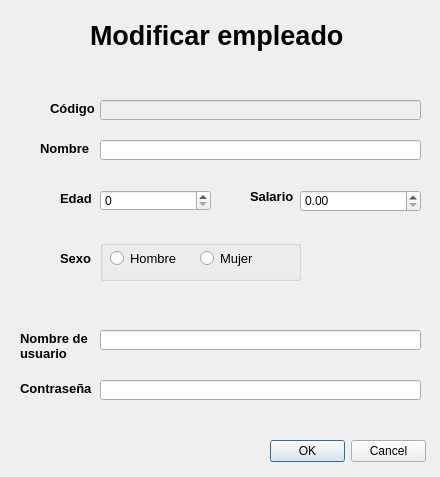
<?xml version="1.0" encoding="UTF-8"?>
<ui version="4.0">
 <class>ModificarEmpleado</class>
 <widget class="QDialog" name="ModificarEmpleado">
  <property name="geometry">
   <rect>
    <x>0</x>
    <y>0</y>
    <width>440</width>
    <height>477</height>
   </rect>
  </property>
  <property name="windowTitle">
   <string>Modificar empleado</string>
  </property>
  <widget class="QLabel" name="label_2">
   <property name="geometry">
    <rect>
     <x>60</x>
     <y>190</y>
     <width>31</width>
     <height>16</height>
    </rect>
   </property>
   <property name="font">
    <font>
     <pointsize>10</pointsize>
     <weight>75</weight>
     <bold>true</bold>
    </font>
   </property>
   <property name="text">
    <string>Edad</string>
   </property>
  </widget>
  <widget class="QLabel" name="label_5">
   <property name="geometry">
    <rect>
     <x>20</x>
     <y>330</y>
     <width>71</width>
     <height>31</height>
    </rect>
   </property>
   <property name="font">
    <font>
     <pointsize>10</pointsize>
     <weight>75</weight>
     <bold>true</bold>
    </font>
   </property>
   <property name="text">
    <string>Nombre de
usuario</string>
   </property>
  </widget>
  <widget class="QLineEdit" name="lineEditUsuario">
   <property name="geometry">
    <rect>
     <x>100</x>
     <y>330</y>
     <width>321</width>
     <height>20</height>
    </rect>
   </property>
  </widget>
  <widget class="QLabel" name="label_7">
   <property name="geometry">
    <rect>
     <x>90</x>
     <y>20</y>
     <width>271</width>
     <height>31</height>
    </rect>
   </property>
   <property name="font">
    <font>
     <pointsize>20</pointsize>
     <weight>75</weight>
     <bold>true</bold>
    </font>
   </property>
   <property name="text">
    <string>Modificar empleado</string>
   </property>
  </widget>
  <widget class="QLabel" name="label_6">
   <property name="geometry">
    <rect>
     <x>20</x>
     <y>380</y>
     <width>81</width>
     <height>16</height>
    </rect>
   </property>
   <property name="font">
    <font>
     <pointsize>10</pointsize>
     <weight>75</weight>
     <bold>true</bold>
    </font>
   </property>
   <property name="text">
    <string>Contraseña</string>
   </property>
  </widget>
  <widget class="QLabel" name="label">
   <property name="geometry">
    <rect>
     <x>40</x>
     <y>140</y>
     <width>51</width>
     <height>16</height>
    </rect>
   </property>
   <property name="font">
    <font>
     <pointsize>10</pointsize>
     <weight>75</weight>
     <bold>true</bold>
    </font>
   </property>
   <property name="text">
    <string>Nombre</string>
   </property>
  </widget>
  <widget class="QSpinBox" name="spinBoxEdad">
   <property name="geometry">
    <rect>
     <x>100</x>
     <y>190</y>
     <width>111</width>
     <height>21</height>
    </rect>
   </property>
  </widget>
  <widget class="QLabel" name="label_3">
   <property name="geometry">
    <rect>
     <x>250</x>
     <y>190</y>
     <width>47</width>
     <height>13</height>
    </rect>
   </property>
   <property name="font">
    <font>
     <pointsize>10</pointsize>
     <weight>75</weight>
     <bold>true</bold>
    </font>
   </property>
   <property name="text">
    <string>Salario</string>
   </property>
  </widget>
  <widget class="QLineEdit" name="lineEditContrasenia">
   <property name="geometry">
    <rect>
     <x>100</x>
     <y>380</y>
     <width>321</width>
     <height>20</height>
    </rect>
   </property>
  </widget>
  <widget class="QLabel" name="label_4">
   <property name="geometry">
    <rect>
     <x>60</x>
     <y>250</y>
     <width>31</width>
     <height>16</height>
    </rect>
   </property>
   <property name="font">
    <font>
     <pointsize>10</pointsize>
     <weight>75</weight>
     <bold>true</bold>
    </font>
   </property>
   <property name="text">
    <string>Sexo</string>
   </property>
  </widget>
  <widget class="QLineEdit" name="lineEditNombre">
   <property name="geometry">
    <rect>
     <x>100</x>
     <y>140</y>
     <width>321</width>
     <height>20</height>
    </rect>
   </property>
  </widget>
  <widget class="QGroupBox" name="groupBoxSexo">
   <property name="geometry">
    <rect>
     <x>100</x>
     <y>240</y>
     <width>201</width>
     <height>41</height>
    </rect>
   </property>
   <property name="title">
    <string/>
   </property>
   <property name="checkable">
    <bool>false</bool>
   </property>
   <widget class="QRadioButton" name="radioButtonHombre">
    <property name="geometry">
     <rect>
      <x>10</x>
      <y>10</y>
      <width>82</width>
      <height>17</height>
     </rect>
    </property>
    <property name="font">
     <font>
      <pointsize>10</pointsize>
     </font>
    </property>
    <property name="text">
     <string>Hombre</string>
    </property>
    <property name="checkable">
     <bool>true</bool>
    </property>
    <property name="checked">
     <bool>false</bool>
    </property>
   </widget>
   <widget class="QRadioButton" name="radioButtonMujer">
    <property name="geometry">
     <rect>
      <x>100</x>
      <y>10</y>
      <width>82</width>
      <height>17</height>
     </rect>
    </property>
    <property name="font">
     <font>
      <pointsize>10</pointsize>
     </font>
    </property>
    <property name="text">
     <string>Mujer</string>
    </property>
   </widget>
  </widget>
  <widget class="QDialogButtonBox" name="buttonBox">
   <property name="geometry">
    <rect>
     <x>270</x>
     <y>440</y>
     <width>156</width>
     <height>23</height>
    </rect>
   </property>
   <property name="standardButtons">
    <set>QDialogButtonBox::Cancel|QDialogButtonBox::Ok</set>
   </property>
  </widget>
  <widget class="QLabel" name="label_8">
   <property name="geometry">
    <rect>
     <x>50</x>
     <y>100</y>
     <width>51</width>
     <height>16</height>
    </rect>
   </property>
   <property name="font">
    <font>
     <pointsize>10</pointsize>
     <weight>75</weight>
     <bold>true</bold>
    </font>
   </property>
   <property name="text">
    <string>Código</string>
   </property>
  </widget>
  <widget class="QLineEdit" name="lineEditCodigo">
   <property name="enabled">
    <bool>false</bool>
   </property>
   <property name="geometry">
    <rect>
     <x>100</x>
     <y>100</y>
     <width>321</width>
     <height>20</height>
    </rect>
   </property>
  </widget>
  <widget class="QDoubleSpinBox" name="doubleSpinBoxSalario">
   <property name="geometry">
    <rect>
     <x>300</x>
     <y>190</y>
     <width>121</width>
     <height>22</height>
    </rect>
   </property>
   <property name="maximum">
    <double>10000.000000000000000</double>
   </property>
  </widget>
 </widget>
 <tabstops>
  <tabstop>lineEditNombre</tabstop>
  <tabstop>spinBoxEdad</tabstop>
  <tabstop>doubleSpinBoxSalario</tabstop>
  <tabstop>lineEditUsuario</tabstop>
  <tabstop>lineEditContrasenia</tabstop>
  <tabstop>lineEditCodigo</tabstop>
  <tabstop>radioButtonHombre</tabstop>
  <tabstop>radioButtonMujer</tabstop>
 </tabstops>
 <resources/>
 <connections/>
</ui>
